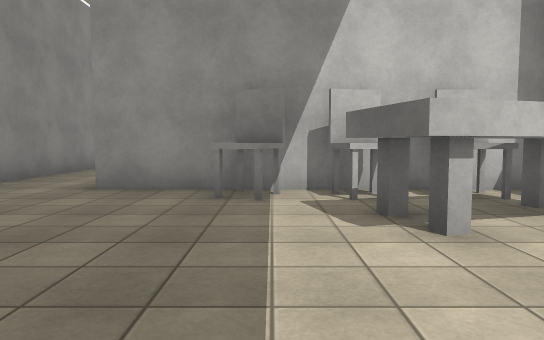
[1] (above)

17 first-person views from a walk through a Unity game level. The camera is 1.3 m above the floor, tilts 4° down and sees 70° across. The floor is counted in squares, 2 m on a side. Each view is taken from the middle of a square. On the plan, view 1 faces up. The plan holds only what a view shows up to about 11 squares ahead; the rest is blank. The place goes on beyond the plan. The player character is not drawn. Surface patterns are stand-ins for the level's own textures.

[2]
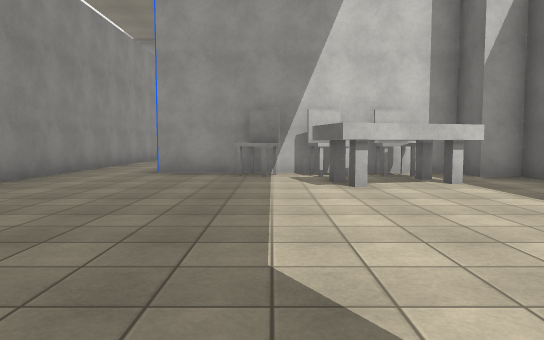

[3]
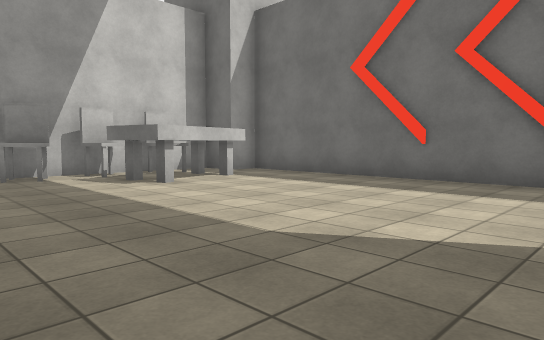

[4]
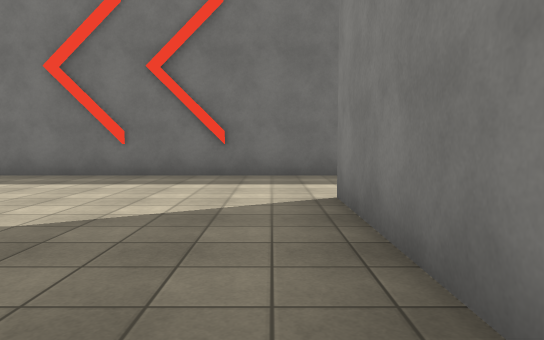

[5]
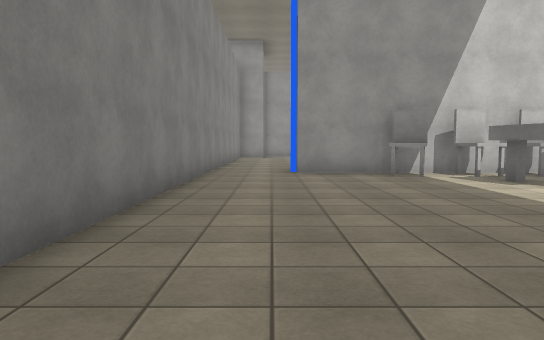

[6]
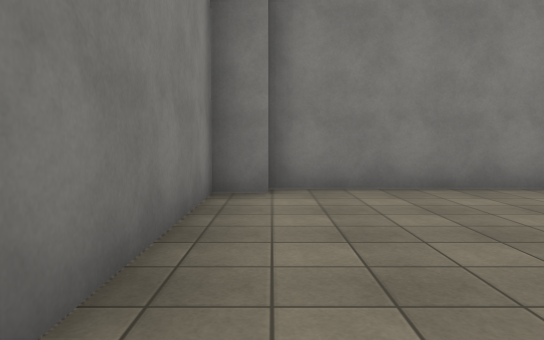

[7]
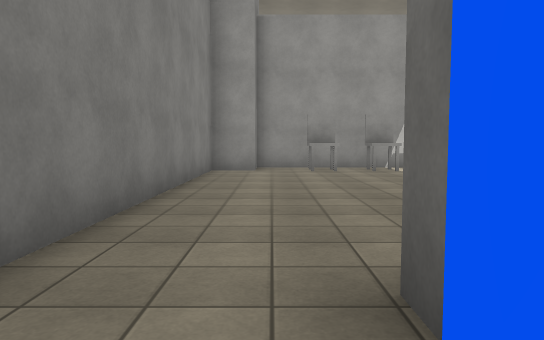

[8]
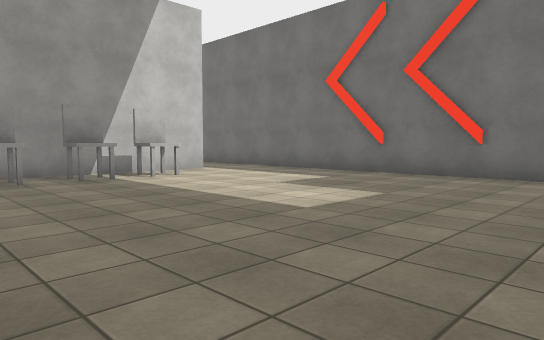

[9]
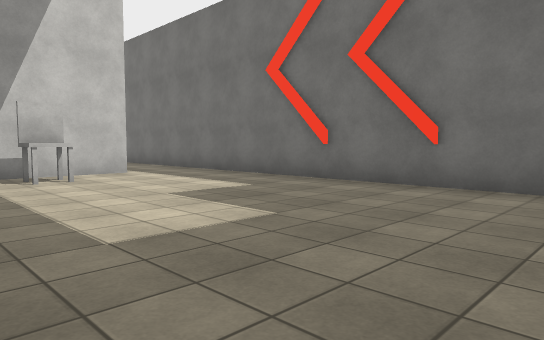

[10]
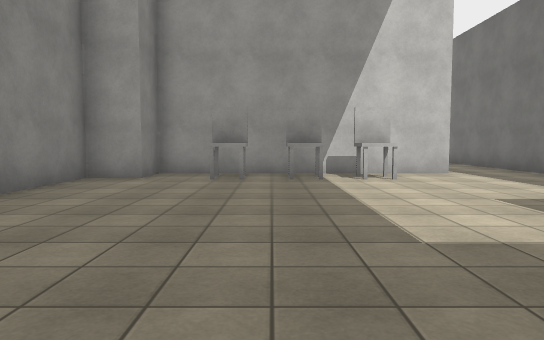

[11]
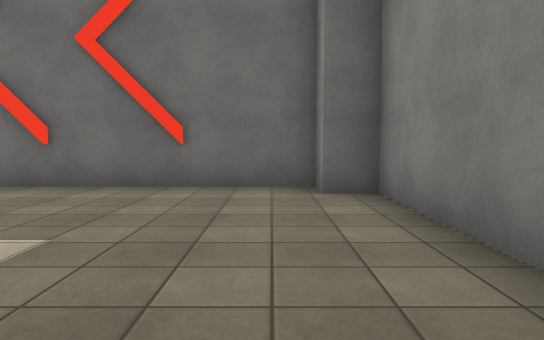

[12]
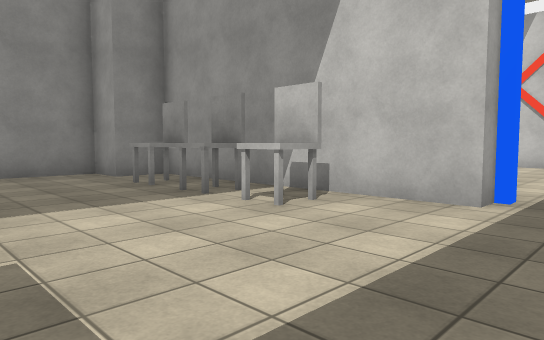

[13]
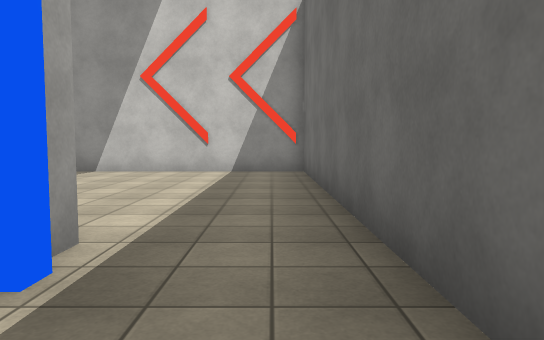

[14]
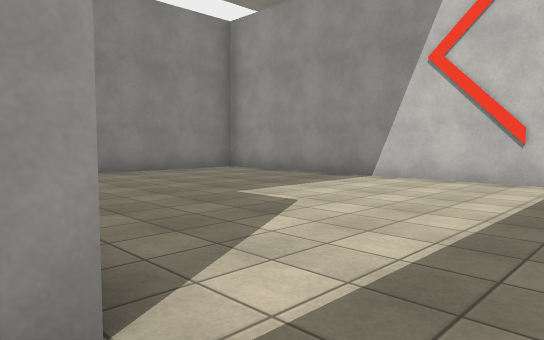

[15]
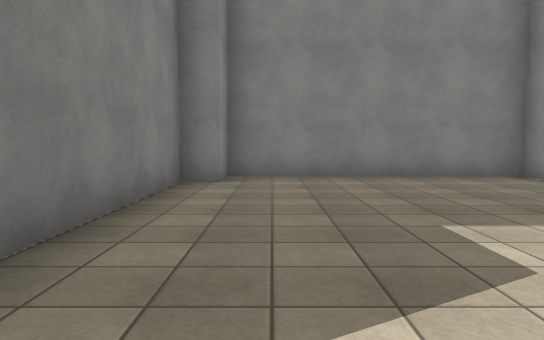

[16]
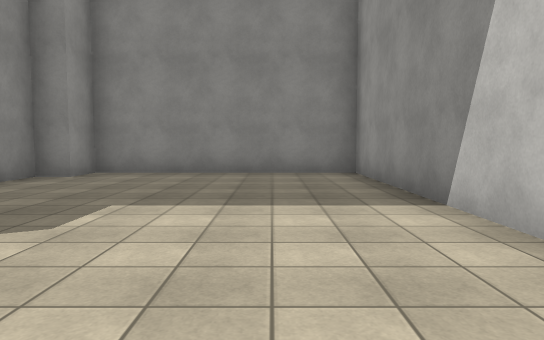

[17]
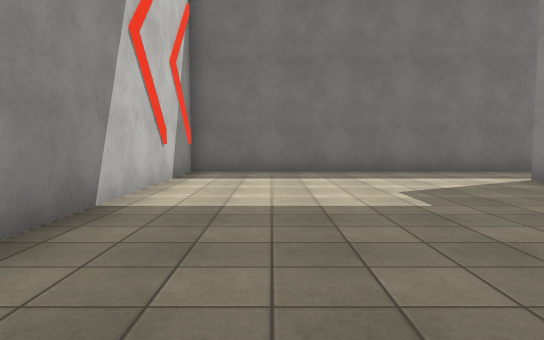

### Floor plan
Ten units are one square. View 1 is at (0, 0); x grows to the right and y downward. Boxes are objects, and circles mark ways between rooms. Rooms are numbered by the first view taken in them; rooms with no view inside come last. Other rooms are left out.
<svg viewBox="-49 -233 101 282">
<path fill="none" stroke="#000" d="M-6 -54 -26 -54M-40 30 -40 38 16 38M-44 -55 -44 31M47 44 47 -43 40 -43 40 -54 34 -54M9 -66 40 -66 40 -73 47 -73 47 -156M28 -152 -34 -152 -34 -142 -44 -142 -44 -55M-26 -61 -26 -66M-26 -54 -26 -60M28 -165 28 -152M47 -156 47 -228 -44 -228 -44 -172 -34 -172 -34 -165 9 -165"/>
<rect x="-5" y="-55" width="10" height="10" fill="#bbb"><title>chair</title></rect>
<rect x="5" y="-35" width="30" height="10" fill="#bbb"><title>table</title></rect>
<rect x="5" y="-55" width="10" height="10" fill="#bbb"><title>chair</title></rect>
<rect x="15" y="-55" width="20" height="20" fill="#bbb"><title>chair</title></rect>
<rect x="-25" y="-145" width="10" height="10" fill="#bbb"><title>chair</title></rect>
<rect x="-5" y="-145" width="10" height="10" fill="#bbb"><title>chair</title></rect>
<rect x="5" y="-145" width="10" height="10" fill="#bbb"><title>chair</title></rect>
<circle cx="-35" cy="-60" r="3" fill="#2a7"/>
<circle cx="35" cy="-160" r="3" fill="#2a7"/>
<text x="0" y="-10">1</text>
<text x="0" y="-110">2</text>
<text x="0" y="-190">3</text>
</svg>
Room 1 opens to room 2. Room 2 opens to room 3.

Where each view was taken, in squares from view 1:
view 1: 0 up, 0 right, facing up
view 2: 3 down, 0 right, facing up
view 3: 3 down, 2 left, facing up-right
view 4: 3 down, 3 left, facing right
view 5: 3 down, 3 left, facing up
view 6: 3 down, 1 right, facing left
view 7: 5 up, 3 left, facing up
view 8: 7 up, 3 left, facing up-right
view 9: 7 up, 1 left, facing up-right
view 10: 7 up, 1 left, facing up
view 11: 8 up, 1 left, facing right
view 12: 11 up, 4 right, facing up-left
view 13: 14 up, 4 right, facing up
view 14: 16 up, 4 right, facing up-left
view 15: 18 up, 3 right, facing left
view 16: 21 up, 4 right, facing left
view 17: 21 up, 4 left, facing right
